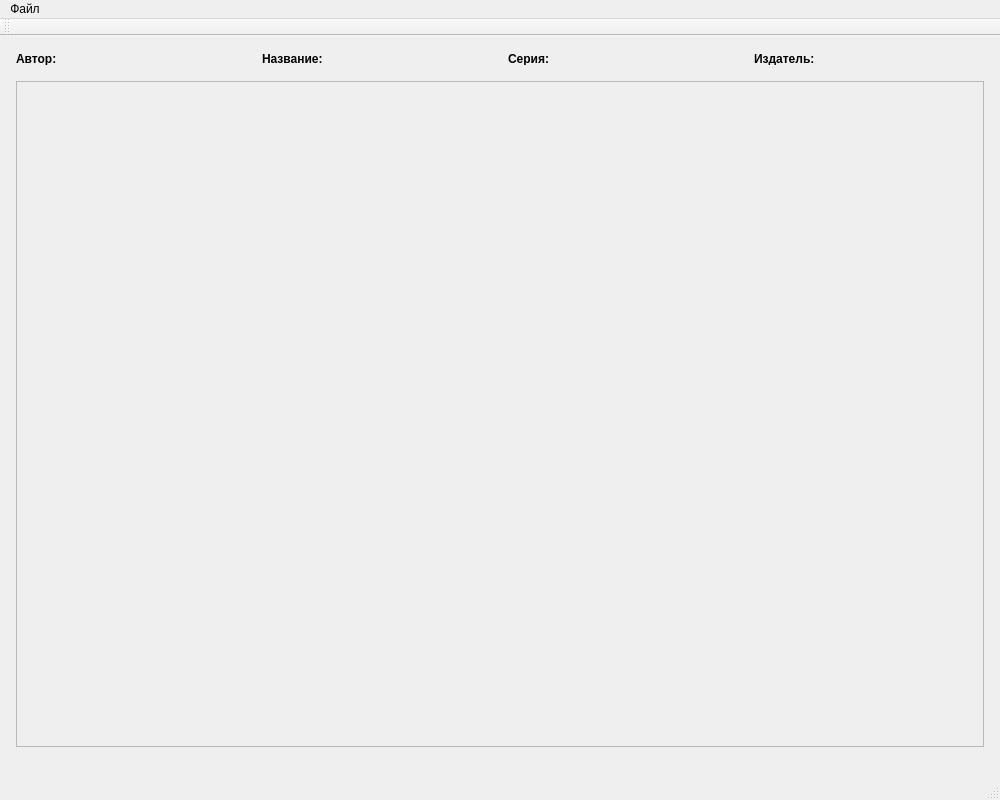
<?xml version="1.0" encoding="UTF-8"?>
<ui version="4.0">
 <class>MainWindow</class>
 <widget class="QMainWindow" name="MainWindow">
  <property name="geometry">
   <rect>
    <x>0</x>
    <y>0</y>
    <width>1000</width>
    <height>800</height>
   </rect>
  </property>
  <property name="windowTitle">
   <string>Читалка комиксов</string>
  </property>
  <widget class="QWidget" name="centralWidget">
   <widget class="QLabel" name="labelAuthor">
    <property name="geometry">
     <rect>
      <x>16</x>
      <y>16</y>
      <width>57</width>
      <height>13</height>
     </rect>
    </property>
    <property name="font">
     <font>
      <weight>75</weight>
      <bold>true</bold>
     </font>
    </property>
    <property name="text">
     <string>Автор:</string>
    </property>
   </widget>
   <widget class="QLabel" name="labelAuthorValue">
    <property name="geometry">
     <rect>
      <x>82</x>
      <y>16</y>
      <width>157</width>
      <height>13</height>
     </rect>
    </property>
    <property name="text">
     <string/>
    </property>
   </widget>
   <widget class="QLabel" name="labelName">
    <property name="geometry">
     <rect>
      <x>262</x>
      <y>16</y>
      <width>67</width>
      <height>13</height>
     </rect>
    </property>
    <property name="font">
     <font>
      <weight>75</weight>
      <bold>true</bold>
     </font>
    </property>
    <property name="text">
     <string>Название:</string>
    </property>
   </widget>
   <widget class="QLabel" name="labelNameValue">
    <property name="geometry">
     <rect>
      <x>345</x>
      <y>16</y>
      <width>147</width>
      <height>13</height>
     </rect>
    </property>
    <property name="text">
     <string/>
    </property>
   </widget>
   <widget class="QLabel" name="labelPublisher">
    <property name="geometry">
     <rect>
      <x>754</x>
      <y>16</y>
      <width>67</width>
      <height>13</height>
     </rect>
    </property>
    <property name="font">
     <font>
      <weight>75</weight>
      <bold>true</bold>
     </font>
    </property>
    <property name="text">
     <string>Издатель:</string>
    </property>
   </widget>
   <widget class="QLabel" name="labelPublisherValue">
    <property name="geometry">
     <rect>
      <x>837</x>
      <y>16</y>
      <width>147</width>
      <height>13</height>
     </rect>
    </property>
    <property name="text">
     <string/>
    </property>
   </widget>
   <widget class="QLabel" name="labelSeriesValue">
    <property name="geometry">
     <rect>
      <x>571</x>
      <y>16</y>
      <width>167</width>
      <height>13</height>
     </rect>
    </property>
    <property name="text">
     <string/>
    </property>
   </widget>
   <widget class="QLabel" name="labelSeries">
    <property name="geometry">
     <rect>
      <x>508</x>
      <y>16</y>
      <width>47</width>
      <height>13</height>
     </rect>
    </property>
    <property name="font">
     <font>
      <weight>75</weight>
      <bold>true</bold>
     </font>
    </property>
    <property name="text">
     <string>Серия:</string>
    </property>
   </widget>
   <widget class="QScrollArea" name="scrollArea">
    <property name="geometry">
     <rect>
      <x>16</x>
      <y>45</y>
      <width>968</width>
      <height>666</height>
     </rect>
    </property>
    <property name="widgetResizable">
     <bool>true</bool>
    </property>
    <widget class="QWidget" name="scrollAreaWidgetContents">
     <property name="geometry">
      <rect>
       <x>0</x>
       <y>0</y>
       <width>966</width>
       <height>664</height>
      </rect>
     </property>
    </widget>
   </widget>
  </widget>
  <widget class="QMenuBar" name="menuBar">
   <property name="geometry">
    <rect>
     <x>0</x>
     <y>0</y>
     <width>1000</width>
     <height>21</height>
    </rect>
   </property>
   <widget class="QMenu" name="menuFile">
    <property name="title">
     <string>Файл</string>
    </property>
    <addaction name="actionOpenFolder"/>
    <addaction name="separator"/>
    <addaction name="actionBack"/>
    <addaction name="actionNext"/>
    <addaction name="separator"/>
    <addaction name="actionExit"/>
   </widget>
   <addaction name="menuFile"/>
  </widget>
  <widget class="QToolBar" name="mainToolBar">
   <attribute name="toolBarArea">
    <enum>TopToolBarArea</enum>
   </attribute>
   <attribute name="toolBarBreak">
    <bool>false</bool>
   </attribute>
  </widget>
  <widget class="QStatusBar" name="statusBar"/>
  <action name="actionExit">
   <property name="text">
    <string>Выход</string>
   </property>
  </action>
  <action name="actionOpenFolder">
   <property name="text">
    <string>Открыть папку с комиксами…</string>
   </property>
  </action>
  <action name="actionNext">
   <property name="text">
    <string>Следующий файл</string>
   </property>
  </action>
  <action name="actionBack">
   <property name="text">
    <string>Предыдущий файл</string>
   </property>
  </action>
 </widget>
 <layoutdefault spacing="6" margin="11"/>
 <resources/>
 <connections/>
</ui>
